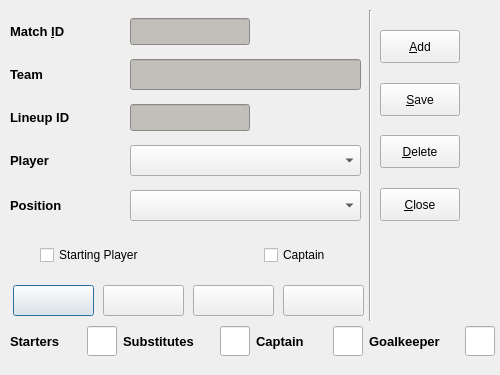
<?xml version="1.0" encoding="UTF-8"?>
<ui version="4.0">
 <class>LineupEntryDlg</class>
 <widget class="QDialog" name="LineupEntryDlg">
  <property name="geometry">
   <rect>
    <x>0</x>
    <y>0</y>
    <width>500</width>
    <height>375</height>
   </rect>
  </property>
  <property name="minimumSize">
   <size>
    <width>500</width>
    <height>375</height>
   </size>
  </property>
  <property name="maximumSize">
   <size>
    <width>500</width>
    <height>375</height>
   </size>
  </property>
  <property name="windowTitle">
   <string>Player Lineup Entry</string>
  </property>
  <widget class="QWidget" name="layoutWidget">
   <property name="geometry">
    <rect>
     <x>10</x>
     <y>280</y>
     <width>361</width>
     <height>41</height>
    </rect>
   </property>
   <layout class="QHBoxLayout" name="horizontalLayout_2">
    <item>
     <widget class="QPushButton" name="firstEntry">
      <property name="minimumSize">
       <size>
        <width>81</width>
        <height>31</height>
       </size>
      </property>
      <property name="maximumSize">
       <size>
        <width>81</width>
        <height>31</height>
       </size>
      </property>
      <property name="toolTip">
       <string>First Entry</string>
      </property>
      <property name="text">
       <string/>
      </property>
      <property name="icon">
       <iconset resource="fmrd_resources.qrc">
        <normaloff>:/images/first.png</normaloff>:/images/first.png</iconset>
      </property>
     </widget>
    </item>
    <item>
     <widget class="QPushButton" name="prevEntry">
      <property name="minimumSize">
       <size>
        <width>81</width>
        <height>31</height>
       </size>
      </property>
      <property name="maximumSize">
       <size>
        <width>81</width>
        <height>31</height>
       </size>
      </property>
      <property name="toolTip">
       <string>Previous Entry</string>
      </property>
      <property name="text">
       <string/>
      </property>
      <property name="icon">
       <iconset resource="fmrd_resources.qrc">
        <normaloff>:/images/prev.png</normaloff>:/images/prev.png</iconset>
      </property>
     </widget>
    </item>
    <item>
     <widget class="QPushButton" name="nextEntry">
      <property name="minimumSize">
       <size>
        <width>81</width>
        <height>31</height>
       </size>
      </property>
      <property name="maximumSize">
       <size>
        <width>81</width>
        <height>31</height>
       </size>
      </property>
      <property name="toolTip">
       <string>Next Entry</string>
      </property>
      <property name="text">
       <string/>
      </property>
      <property name="icon">
       <iconset resource="fmrd_resources.qrc">
        <normaloff>:/images/next.png</normaloff>:/images/next.png</iconset>
      </property>
     </widget>
    </item>
    <item>
     <widget class="QPushButton" name="lastEntry">
      <property name="minimumSize">
       <size>
        <width>81</width>
        <height>31</height>
       </size>
      </property>
      <property name="maximumSize">
       <size>
        <width>81</width>
        <height>31</height>
       </size>
      </property>
      <property name="toolTip">
       <string>Last Entry</string>
      </property>
      <property name="text">
       <string/>
      </property>
      <property name="icon">
       <iconset resource="fmrd_resources.qrc">
        <normaloff>:/images/last.png</normaloff>:/images/last.png</iconset>
      </property>
     </widget>
    </item>
   </layout>
  </widget>
  <widget class="Line" name="line">
   <property name="geometry">
    <rect>
     <x>360</x>
     <y>10</y>
     <width>20</width>
     <height>311</height>
    </rect>
   </property>
   <property name="orientation">
    <enum>Qt::Vertical</enum>
   </property>
  </widget>
  <widget class="QWidget" name="layoutWidget">
   <property name="geometry">
    <rect>
     <x>10</x>
     <y>10</y>
     <width>351</width>
     <height>221</height>
    </rect>
   </property>
   <layout class="QGridLayout" name="gridLayout">
    <item row="0" column="0">
     <widget class="QLabel" name="label">
      <property name="text">
       <string>&lt;!DOCTYPE HTML PUBLIC &quot;-//W3C//DTD HTML 4.0//EN&quot; &quot;http://www.w3.org/TR/REC-html40/strict.dtd&quot;&gt;
&lt;html&gt;&lt;head&gt;&lt;meta name=&quot;qrichtext&quot; content=&quot;1&quot; /&gt;&lt;style type=&quot;text/css&quot;&gt;
p, li { white-space: pre-wrap; }
&lt;/style&gt;&lt;/head&gt;&lt;body style=&quot; font-family:'Sans'; font-size:10pt; font-weight:400; font-style:normal;&quot;&gt;
&lt;p style=&quot; margin-top:0px; margin-bottom:0px; margin-left:0px; margin-right:0px; -qt-block-indent:0; text-indent:0px;&quot;&gt;&lt;span style=&quot; font-family:'Sans Serif'; font-weight:600;&quot;&gt;Match &amp;amp;ID&lt;/span&gt;&lt;/p&gt;&lt;/body&gt;&lt;/html&gt;</string>
      </property>
      <property name="buddy">
       <cstring>matchID_display</cstring>
      </property>
     </widget>
    </item>
    <item row="0" column="1">
     <widget class="QLineEdit" name="matchID_display">
      <property name="minimumSize">
       <size>
        <width>120</width>
        <height>27</height>
       </size>
      </property>
      <property name="maximumSize">
       <size>
        <width>120</width>
        <height>27</height>
       </size>
      </property>
      <property name="styleSheet">
       <string notr="true">background-color: rgb(194, 190, 186);</string>
      </property>
      <property name="maxLength">
       <number>7</number>
      </property>
      <property name="readOnly">
       <bool>true</bool>
      </property>
     </widget>
    </item>
    <item row="1" column="0">
     <widget class="QLabel" name="label_2">
      <property name="text">
       <string>&lt;!DOCTYPE HTML PUBLIC &quot;-//W3C//DTD HTML 4.0//EN&quot; &quot;http://www.w3.org/TR/REC-html40/strict.dtd&quot;&gt;
&lt;html&gt;&lt;head&gt;&lt;meta name=&quot;qrichtext&quot; content=&quot;1&quot; /&gt;&lt;style type=&quot;text/css&quot;&gt;
p, li { white-space: pre-wrap; }
&lt;/style&gt;&lt;/head&gt;&lt;body style=&quot; font-family:'Sans'; font-size:10pt; font-weight:400; font-style:normal;&quot;&gt;
&lt;p style=&quot; margin-top:0px; margin-bottom:0px; margin-left:0px; margin-right:0px; -qt-block-indent:0; text-indent:0px;&quot;&gt;&lt;span style=&quot; font-weight:600;&quot;&gt;Team&lt;/span&gt;&lt;/p&gt;&lt;/body&gt;&lt;/html&gt;</string>
      </property>
     </widget>
    </item>
    <item row="1" column="1">
     <widget class="QLineEdit" name="team_display">
      <property name="minimumSize">
       <size>
        <width>231</width>
        <height>31</height>
       </size>
      </property>
      <property name="maximumSize">
       <size>
        <width>231</width>
        <height>31</height>
       </size>
      </property>
      <property name="palette">
       <palette>
        <active>
         <colorrole role="Light">
          <brush brushstyle="SolidPattern">
           <color alpha="255">
            <red>255</red>
            <green>255</green>
            <blue>255</blue>
           </color>
          </brush>
         </colorrole>
         <colorrole role="Base">
          <brush brushstyle="SolidPattern">
           <color alpha="255">
            <red>194</red>
            <green>190</green>
            <blue>186</blue>
           </color>
          </brush>
         </colorrole>
         <colorrole role="Window">
          <brush brushstyle="SolidPattern">
           <color alpha="255">
            <red>194</red>
            <green>190</green>
            <blue>186</blue>
           </color>
          </brush>
         </colorrole>
        </active>
        <inactive>
         <colorrole role="Light">
          <brush brushstyle="SolidPattern">
           <color alpha="255">
            <red>255</red>
            <green>255</green>
            <blue>255</blue>
           </color>
          </brush>
         </colorrole>
         <colorrole role="Base">
          <brush brushstyle="SolidPattern">
           <color alpha="255">
            <red>194</red>
            <green>190</green>
            <blue>186</blue>
           </color>
          </brush>
         </colorrole>
         <colorrole role="Window">
          <brush brushstyle="SolidPattern">
           <color alpha="255">
            <red>194</red>
            <green>190</green>
            <blue>186</blue>
           </color>
          </brush>
         </colorrole>
        </inactive>
        <disabled>
         <colorrole role="Light">
          <brush brushstyle="SolidPattern">
           <color alpha="255">
            <red>255</red>
            <green>255</green>
            <blue>255</blue>
           </color>
          </brush>
         </colorrole>
         <colorrole role="Base">
          <brush brushstyle="SolidPattern">
           <color alpha="255">
            <red>194</red>
            <green>190</green>
            <blue>186</blue>
           </color>
          </brush>
         </colorrole>
         <colorrole role="Window">
          <brush brushstyle="SolidPattern">
           <color alpha="255">
            <red>194</red>
            <green>190</green>
            <blue>186</blue>
           </color>
          </brush>
         </colorrole>
        </disabled>
       </palette>
      </property>
      <property name="readOnly">
       <bool>true</bool>
      </property>
     </widget>
    </item>
    <item row="2" column="0">
     <widget class="QLabel" name="label_3">
      <property name="text">
       <string>&lt;!DOCTYPE HTML PUBLIC &quot;-//W3C//DTD HTML 4.0//EN&quot; &quot;http://www.w3.org/TR/REC-html40/strict.dtd&quot;&gt;
&lt;html&gt;&lt;head&gt;&lt;meta name=&quot;qrichtext&quot; content=&quot;1&quot; /&gt;&lt;style type=&quot;text/css&quot;&gt;
p, li { white-space: pre-wrap; }
&lt;/style&gt;&lt;/head&gt;&lt;body style=&quot; font-family:'Sans'; font-size:10pt; font-weight:400; font-style:normal;&quot;&gt;
&lt;p style=&quot; margin-top:0px; margin-bottom:0px; margin-left:0px; margin-right:0px; -qt-block-indent:0; text-indent:0px;&quot;&gt;&lt;span style=&quot; font-weight:600;&quot;&gt;Lineup ID&lt;/span&gt;&lt;/p&gt;&lt;/body&gt;&lt;/html&gt;</string>
      </property>
     </widget>
    </item>
    <item row="2" column="1">
     <widget class="QLineEdit" name="lineupID_display">
      <property name="minimumSize">
       <size>
        <width>120</width>
        <height>27</height>
       </size>
      </property>
      <property name="maximumSize">
       <size>
        <width>120</width>
        <height>27</height>
       </size>
      </property>
      <property name="styleSheet">
       <string notr="true">background-color: rgb(194, 190, 186);</string>
      </property>
      <property name="maxLength">
       <number>7</number>
      </property>
      <property name="readOnly">
       <bool>true</bool>
      </property>
     </widget>
    </item>
    <item row="3" column="0">
     <widget class="QLabel" name="label_4">
      <property name="text">
       <string>&lt;!DOCTYPE HTML PUBLIC &quot;-//W3C//DTD HTML 4.0//EN&quot; &quot;http://www.w3.org/TR/REC-html40/strict.dtd&quot;&gt;
&lt;html&gt;&lt;head&gt;&lt;meta name=&quot;qrichtext&quot; content=&quot;1&quot; /&gt;&lt;style type=&quot;text/css&quot;&gt;
p, li { white-space: pre-wrap; }
&lt;/style&gt;&lt;/head&gt;&lt;body style=&quot; font-family:'Sans'; font-size:10pt; font-weight:400; font-style:normal;&quot;&gt;
&lt;p style=&quot; margin-top:0px; margin-bottom:0px; margin-left:0px; margin-right:0px; -qt-block-indent:0; text-indent:0px;&quot;&gt;&lt;span style=&quot; font-weight:600;&quot;&gt;Player&lt;/span&gt;&lt;/p&gt;&lt;/body&gt;&lt;/html&gt;</string>
      </property>
     </widget>
    </item>
    <item row="3" column="1">
     <widget class="QComboBox" name="playerSelect">
      <property name="minimumSize">
       <size>
        <width>231</width>
        <height>31</height>
       </size>
      </property>
      <property name="maximumSize">
       <size>
        <width>231</width>
        <height>31</height>
       </size>
      </property>
     </widget>
    </item>
    <item row="4" column="0">
     <widget class="QLabel" name="label_5">
      <property name="text">
       <string>&lt;!DOCTYPE HTML PUBLIC &quot;-//W3C//DTD HTML 4.0//EN&quot; &quot;http://www.w3.org/TR/REC-html40/strict.dtd&quot;&gt;
&lt;html&gt;&lt;head&gt;&lt;meta name=&quot;qrichtext&quot; content=&quot;1&quot; /&gt;&lt;style type=&quot;text/css&quot;&gt;
p, li { white-space: pre-wrap; }
&lt;/style&gt;&lt;/head&gt;&lt;body style=&quot; font-family:'Sans'; font-size:10pt; font-weight:400; font-style:normal;&quot;&gt;
&lt;p style=&quot; margin-top:0px; margin-bottom:0px; margin-left:0px; margin-right:0px; -qt-block-indent:0; text-indent:0px;&quot;&gt;&lt;span style=&quot; font-weight:600;&quot;&gt;Position&lt;/span&gt;&lt;/p&gt;&lt;/body&gt;&lt;/html&gt;</string>
      </property>
     </widget>
    </item>
    <item row="4" column="1">
     <widget class="QComboBox" name="positionSelect">
      <property name="minimumSize">
       <size>
        <width>231</width>
        <height>31</height>
       </size>
      </property>
      <property name="maximumSize">
       <size>
        <width>231</width>
        <height>31</height>
       </size>
      </property>
     </widget>
    </item>
   </layout>
  </widget>
  <widget class="QWidget" name="layoutWidget">
   <property name="geometry">
    <rect>
     <x>40</x>
     <y>230</y>
     <width>291</width>
     <height>51</height>
    </rect>
   </property>
   <layout class="QHBoxLayout" name="horizontalLayout">
    <item>
     <widget class="QCheckBox" name="startingButton">
      <property name="text">
       <string>Starting Player</string>
      </property>
     </widget>
    </item>
    <item>
     <spacer name="horizontalSpacer">
      <property name="orientation">
       <enum>Qt::Horizontal</enum>
      </property>
      <property name="sizeHint" stdset="0">
       <size>
        <width>58</width>
        <height>20</height>
       </size>
      </property>
     </spacer>
    </item>
    <item>
     <widget class="QCheckBox" name="captButton">
      <property name="text">
       <string>Captain</string>
      </property>
     </widget>
    </item>
   </layout>
  </widget>
  <widget class="QWidget" name="layoutWidget">
   <property name="geometry">
    <rect>
     <x>10</x>
     <y>321</y>
     <width>487</width>
     <height>41</height>
    </rect>
   </property>
   <layout class="QHBoxLayout" name="horizontalLayout_3">
    <item>
     <widget class="QLabel" name="label_6">
      <property name="minimumSize">
       <size>
        <width>71</width>
        <height>17</height>
       </size>
      </property>
      <property name="maximumSize">
       <size>
        <width>71</width>
        <height>17</height>
       </size>
      </property>
      <property name="text">
       <string>&lt;!DOCTYPE HTML PUBLIC &quot;-//W3C//DTD HTML 4.0//EN&quot; &quot;http://www.w3.org/TR/REC-html40/strict.dtd&quot;&gt;
&lt;html&gt;&lt;head&gt;&lt;meta name=&quot;qrichtext&quot; content=&quot;1&quot; /&gt;&lt;style type=&quot;text/css&quot;&gt;
p, li { white-space: pre-wrap; }
&lt;/style&gt;&lt;/head&gt;&lt;body style=&quot; font-family:'Sans'; font-size:10pt; font-weight:400; font-style:normal;&quot;&gt;
&lt;p style=&quot; margin-top:0px; margin-bottom:0px; margin-left:0px; margin-right:0px; -qt-block-indent:0; text-indent:0px;&quot;&gt;&lt;span style=&quot; font-weight:600;&quot;&gt;Starters&lt;/span&gt;&lt;/p&gt;&lt;/body&gt;&lt;/html&gt;</string>
      </property>
     </widget>
    </item>
    <item>
     <widget class="QLineEdit" name="NumStarter_display">
      <property name="minimumSize">
       <size>
        <width>30</width>
        <height>30</height>
       </size>
      </property>
      <property name="maximumSize">
       <size>
        <width>30</width>
        <height>30</height>
       </size>
      </property>
      <property name="toolTip">
       <string>Number of starters</string>
      </property>
      <property name="maxLength">
       <number>2</number>
      </property>
      <property name="readOnly">
       <bool>true</bool>
      </property>
     </widget>
    </item>
    <item>
     <widget class="QLabel" name="label_7">
      <property name="minimumSize">
       <size>
        <width>91</width>
        <height>17</height>
       </size>
      </property>
      <property name="maximumSize">
       <size>
        <width>91</width>
        <height>17</height>
       </size>
      </property>
      <property name="text">
       <string>&lt;!DOCTYPE HTML PUBLIC &quot;-//W3C//DTD HTML 4.0//EN&quot; &quot;http://www.w3.org/TR/REC-html40/strict.dtd&quot;&gt;
&lt;html&gt;&lt;head&gt;&lt;meta name=&quot;qrichtext&quot; content=&quot;1&quot; /&gt;&lt;style type=&quot;text/css&quot;&gt;
p, li { white-space: pre-wrap; }
&lt;/style&gt;&lt;/head&gt;&lt;body style=&quot; font-family:'Sans'; font-size:10pt; font-weight:400; font-style:normal;&quot;&gt;
&lt;p style=&quot; margin-top:0px; margin-bottom:0px; margin-left:0px; margin-right:0px; -qt-block-indent:0; text-indent:0px;&quot;&gt;&lt;span style=&quot; font-weight:600;&quot;&gt;Substitutes&lt;/span&gt;&lt;/p&gt;&lt;/body&gt;&lt;/html&gt;</string>
      </property>
     </widget>
    </item>
    <item>
     <widget class="QLineEdit" name="NumSubs_display">
      <property name="minimumSize">
       <size>
        <width>30</width>
        <height>30</height>
       </size>
      </property>
      <property name="maximumSize">
       <size>
        <width>30</width>
        <height>30</height>
       </size>
      </property>
      <property name="toolTip">
       <string>Number of starters</string>
      </property>
      <property name="maxLength">
       <number>2</number>
      </property>
      <property name="readOnly">
       <bool>true</bool>
      </property>
     </widget>
    </item>
    <item>
     <widget class="QLabel" name="captStatus">
      <property name="minimumSize">
       <size>
        <width>71</width>
        <height>17</height>
       </size>
      </property>
      <property name="maximumSize">
       <size>
        <width>71</width>
        <height>17</height>
       </size>
      </property>
      <property name="text">
       <string>&lt;!DOCTYPE HTML PUBLIC &quot;-//W3C//DTD HTML 4.0//EN&quot; &quot;http://www.w3.org/TR/REC-html40/strict.dtd&quot;&gt;
&lt;html&gt;&lt;head&gt;&lt;meta name=&quot;qrichtext&quot; content=&quot;1&quot; /&gt;&lt;style type=&quot;text/css&quot;&gt;
p, li { white-space: pre-wrap; }
&lt;/style&gt;&lt;/head&gt;&lt;body style=&quot; font-family:'Sans'; font-size:10pt; font-weight:400; font-style:normal;&quot;&gt;
&lt;p style=&quot; margin-top:0px; margin-bottom:0px; margin-left:0px; margin-right:0px; -qt-block-indent:0; text-indent:0px;&quot;&gt;&lt;span style=&quot; font-weight:600;&quot;&gt;Captain&lt;/span&gt;&lt;/p&gt;&lt;/body&gt;&lt;/html&gt;</string>
      </property>
     </widget>
    </item>
    <item>
     <widget class="QLineEdit" name="NumCapt_display">
      <property name="minimumSize">
       <size>
        <width>30</width>
        <height>30</height>
       </size>
      </property>
      <property name="maximumSize">
       <size>
        <width>30</width>
        <height>30</height>
       </size>
      </property>
      <property name="toolTip">
       <string>Number of starters</string>
      </property>
      <property name="maxLength">
       <number>2</number>
      </property>
      <property name="readOnly">
       <bool>true</bool>
      </property>
     </widget>
    </item>
    <item>
     <widget class="QLabel" name="captStatus_2">
      <property name="minimumSize">
       <size>
        <width>90</width>
        <height>17</height>
       </size>
      </property>
      <property name="maximumSize">
       <size>
        <width>90</width>
        <height>17</height>
       </size>
      </property>
      <property name="text">
       <string>&lt;!DOCTYPE HTML PUBLIC &quot;-//W3C//DTD HTML 4.0//EN&quot; &quot;http://www.w3.org/TR/REC-html40/strict.dtd&quot;&gt;
&lt;html&gt;&lt;head&gt;&lt;meta name=&quot;qrichtext&quot; content=&quot;1&quot; /&gt;&lt;style type=&quot;text/css&quot;&gt;
p, li { white-space: pre-wrap; }
&lt;/style&gt;&lt;/head&gt;&lt;body style=&quot; font-family:'Sans'; font-size:10pt; font-weight:400; font-style:normal;&quot;&gt;
&lt;p style=&quot; margin-top:0px; margin-bottom:0px; margin-left:0px; margin-right:0px; -qt-block-indent:0; text-indent:0px;&quot;&gt;&lt;span style=&quot; font-weight:600;&quot;&gt;Goalkeeper&lt;/span&gt;&lt;/p&gt;&lt;/body&gt;&lt;/html&gt;</string>
      </property>
     </widget>
    </item>
    <item>
     <widget class="QLineEdit" name="NumGK_display">
      <property name="minimumSize">
       <size>
        <width>30</width>
        <height>30</height>
       </size>
      </property>
      <property name="maximumSize">
       <size>
        <width>30</width>
        <height>30</height>
       </size>
      </property>
      <property name="toolTip">
       <string>Number of starters</string>
      </property>
      <property name="maxLength">
       <number>2</number>
      </property>
      <property name="readOnly">
       <bool>true</bool>
      </property>
     </widget>
    </item>
   </layout>
  </widget>
  <widget class="QWidget" name="">
   <property name="geometry">
    <rect>
     <x>380</x>
     <y>30</y>
     <width>101</width>
     <height>191</height>
    </rect>
   </property>
   <layout class="QVBoxLayout" name="verticalLayout">
    <item>
     <widget class="QPushButton" name="addEntry">
      <property name="minimumSize">
       <size>
        <width>80</width>
        <height>33</height>
       </size>
      </property>
      <property name="maximumSize">
       <size>
        <width>80</width>
        <height>33</height>
       </size>
      </property>
      <property name="toolTip">
       <string>Add Entry</string>
      </property>
      <property name="text">
       <string>&amp;Add</string>
      </property>
      <property name="icon">
       <iconset resource="fmrd_resources.qrc">
        <normaloff>:/images/add.png</normaloff>:/images/add.png</iconset>
      </property>
     </widget>
    </item>
    <item>
     <spacer name="verticalSpacer">
      <property name="orientation">
       <enum>Qt::Vertical</enum>
      </property>
      <property name="sizeHint" stdset="0">
       <size>
        <width>20</width>
        <height>13</height>
       </size>
      </property>
     </spacer>
    </item>
    <item>
     <widget class="QPushButton" name="saveEntry">
      <property name="minimumSize">
       <size>
        <width>80</width>
        <height>33</height>
       </size>
      </property>
      <property name="maximumSize">
       <size>
        <width>80</width>
        <height>33</height>
       </size>
      </property>
      <property name="toolTip">
       <string>Delete Entry</string>
      </property>
      <property name="text">
       <string>&amp;Save</string>
      </property>
      <property name="icon">
       <iconset resource="fmrd_resources.qrc">
        <normaloff>:/images/save.png</normaloff>:/images/save.png</iconset>
      </property>
     </widget>
    </item>
    <item>
     <spacer name="verticalSpacer_2">
      <property name="orientation">
       <enum>Qt::Vertical</enum>
      </property>
      <property name="sizeHint" stdset="0">
       <size>
        <width>20</width>
        <height>13</height>
       </size>
      </property>
     </spacer>
    </item>
    <item>
     <widget class="QPushButton" name="deleteEntry">
      <property name="minimumSize">
       <size>
        <width>80</width>
        <height>33</height>
       </size>
      </property>
      <property name="maximumSize">
       <size>
        <width>80</width>
        <height>33</height>
       </size>
      </property>
      <property name="toolTip">
       <string>Delete Entry</string>
      </property>
      <property name="text">
       <string>&amp;Delete</string>
      </property>
      <property name="icon">
       <iconset resource="fmrd_resources.qrc">
        <normaloff>:/images/delete.png</normaloff>:/images/delete.png</iconset>
      </property>
     </widget>
    </item>
    <item>
     <spacer name="verticalSpacer_3">
      <property name="orientation">
       <enum>Qt::Vertical</enum>
      </property>
      <property name="sizeHint" stdset="0">
       <size>
        <width>20</width>
        <height>13</height>
       </size>
      </property>
     </spacer>
    </item>
    <item>
     <widget class="QPushButton" name="closeButton">
      <property name="minimumSize">
       <size>
        <width>80</width>
        <height>33</height>
       </size>
      </property>
      <property name="maximumSize">
       <size>
        <width>80</width>
        <height>33</height>
       </size>
      </property>
      <property name="toolTip">
       <string>Close Window</string>
      </property>
      <property name="text">
       <string>&amp;Close</string>
      </property>
      <property name="icon">
       <iconset resource="fmrd_resources.qrc">
        <normaloff>:/images/quit.png</normaloff>:/images/quit.png</iconset>
      </property>
     </widget>
    </item>
   </layout>
  </widget>
 </widget>
 <resources>
  <include location="fmrd_resources.qrc"/>
 </resources>
 <connections/>
</ui>
